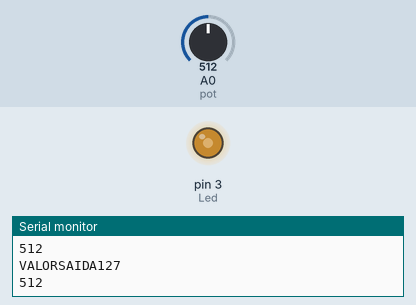
Bench run of a sketch on a simulated Arduino Uno, built with avr-gcc and run on an emulated ATmega328P. Parts: output pins drawn as LEDs (lit = HIGH), the last lines printed to the serial monitor. Inputs (shaded band) come from the test bench; at power-on: A0 (pot) = 512.

Above: at 1.2 s.
1.3 s: A0 (pot) set to 716
At 1.6 s:
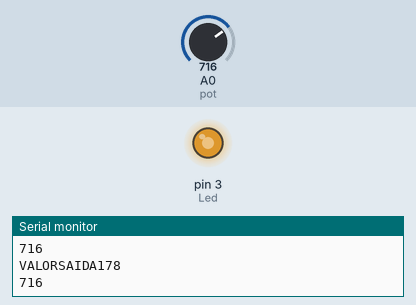
2.8 s: A0 (pot) set to 900
At 3.1 s:
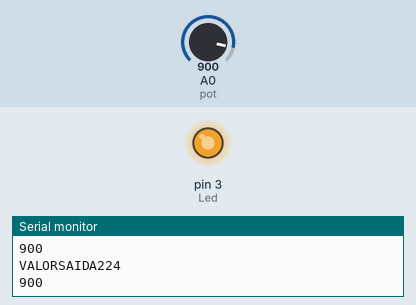
4.3 s: A0 (pot) set to 245
At 4.6 s:
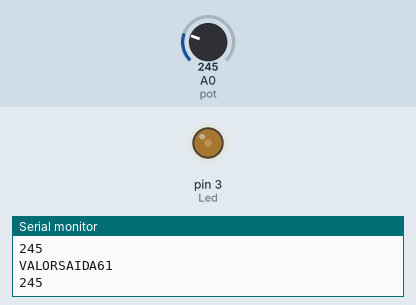
5.8 s: A0 (pot) set to 0
At 7.0 s:
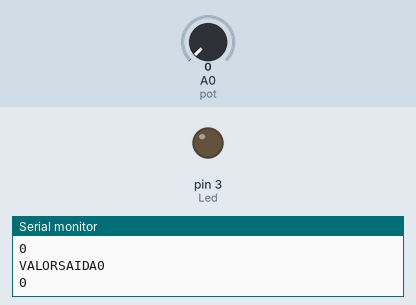
7.3 s: A0 (pot) set to 511
At 8.6 s:
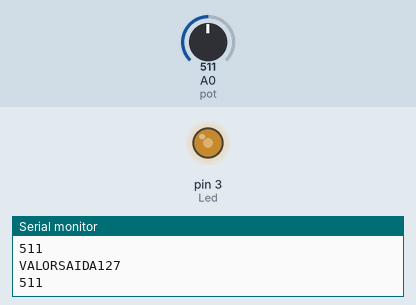
Timing chart, 0 to 9.8 s (numbered marks = the images above; inputs shaded):
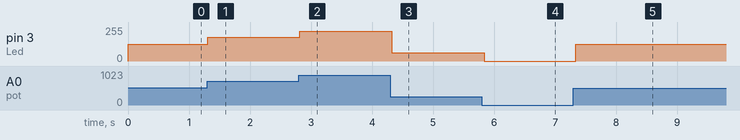

The sketch:

sketch_oct28a.ino
```cpp
#define pot A0
#define Led 3 //Pino onde o Rele foi conectado
#define valor_MAX 255

int valorPot = 0;
int valorSaida =  0;

void setup() {
  pinMode(Led, OUTPUT);
  Serial.begin(9600);

  }

void loop() {


  valorPot = analogRead(pot);

  valorSaida = map(valorPot, 0, 1023, 0, valor_MAX);

  analogWrite(Led, valorSaida);

  Serial.print("VALORSAIDA");
  Serial.println(valorSaida);
  Serial.println(valorPot);

  delay(100);
}
```

Measured:
- after the input at 1.3 s, pin 3 (Led): 127/255 → 178/255 at once
- after the input at 2.8 s, pin 3 (Led): 178/255 → 224/255 at once
- after the input at 4.3 s, pin 3 (Led): 224/255 → 61/255 at once
- after the input at 5.8 s, pin 3 (Led): 61/255 → 0/255 at once
- after the input at 7.3 s, pin 3 (Led): 0/255 → 127/255 at once
